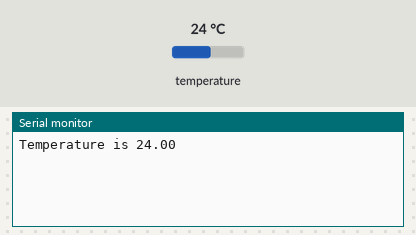
Bench run of a sketch on a simulated Arduino Uno, built with avr-gcc and run on an emulated ATmega328P. Parts: the last lines printed to the serial monitor. Inputs (shaded band) come from the test bench; at power-on: temperature 24 °C.

Above: at 2.2 s.
2.3 s: temperature set to 12 °C
At 3.9 s:
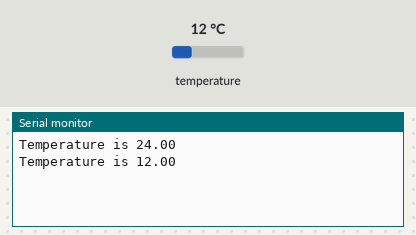
4.1 s: temperature set to 19 °C
At 5.2 s:
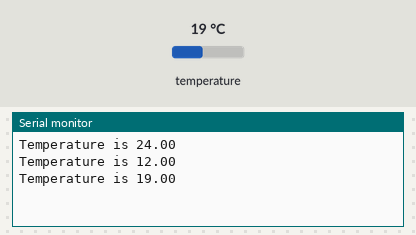
Timing chart, 0 to 7.1 s (numbered marks = the images above; inputs shaded):
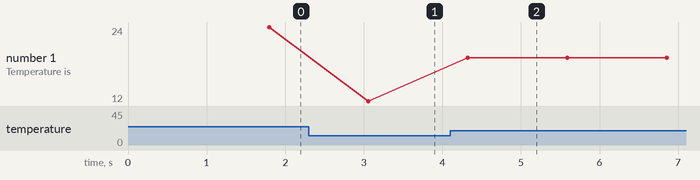

The sketch:

komplit.ino
```cpp
#include <OneWire.h>
#include <DallasTemperature.h>

int temp_sensor = 6;
float temperature = 0;
OneWire ourWire(temp_sensor);
DallasTemperature sensors(&ourWire);
void setup()
{
Serial.begin(9600);
sensors.begin();
delay(1000);
sensors.begin();
}

void loop()
{
  sensors.requestTemperatures();
  temperature = sensors.getTempCByIndex(0);
  Serial.print("Temperature is ");
  Serial.println(temperature);
  delay(500);
}
```

Measured:
- after the input at 2.3 s, the serial monitor: prints a new line after 0.76 s (image 1)
- after the input at 4.1 s, the serial monitor: prints a new line after 0.22 s (image 2)
- plotted number 1: 24 → 12 after the input at 2.3 s, 12 → 19 after the input at 4.1 s
